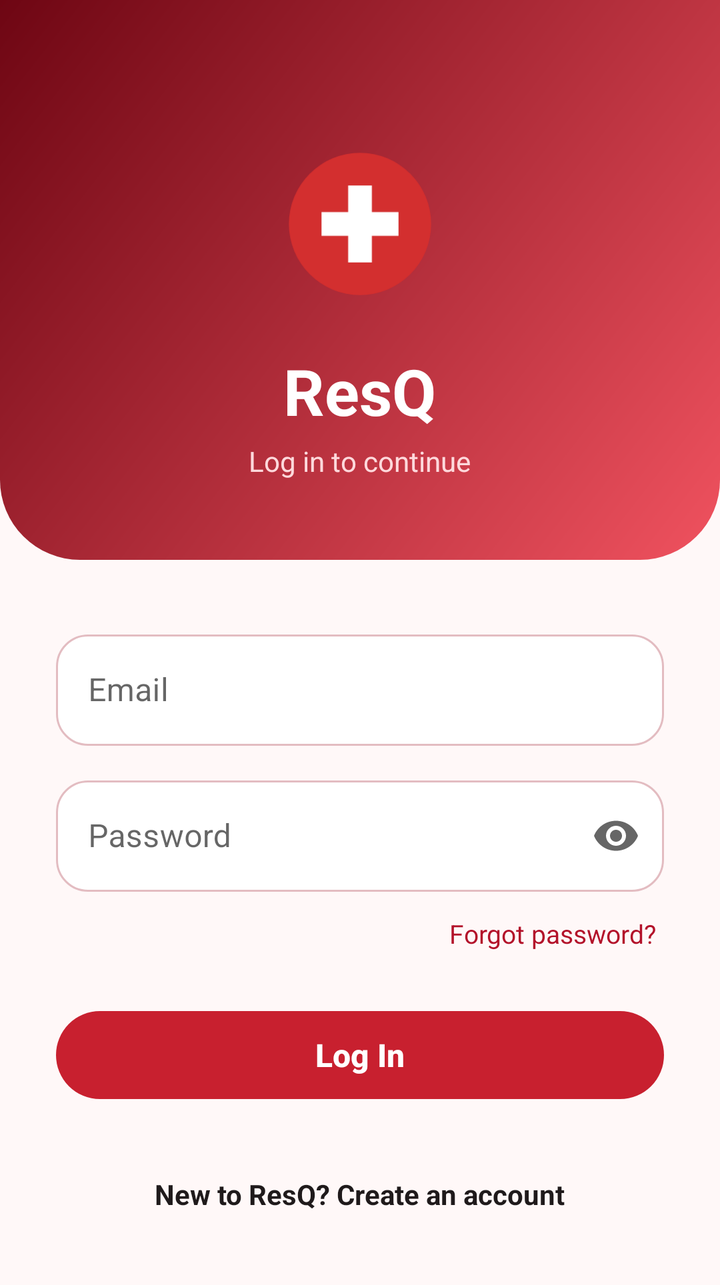
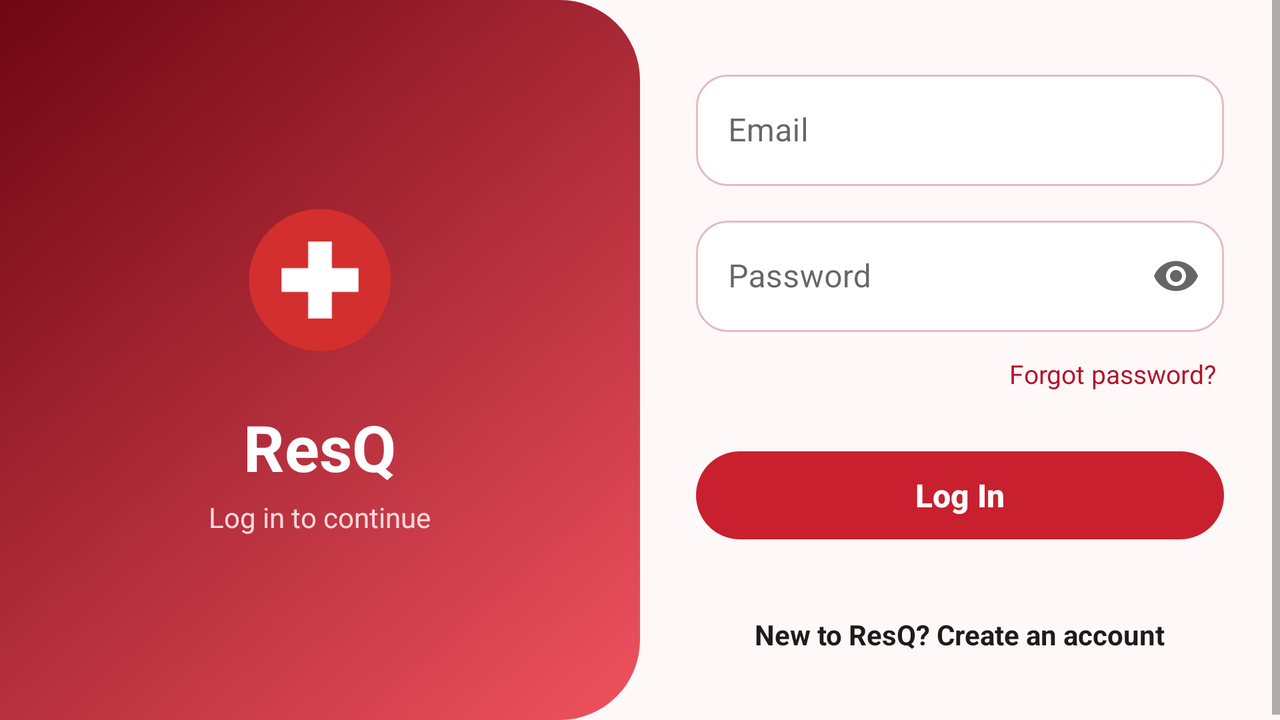

One screen, two layout resources from the same app: the default and the repository's alternative for another configuration. Each is rendered where Android would select it; the XML of both is given below.
<!-- AndroidManifest.xml: application theme Theme.ResQ -->
<!-- res/layout/activity_login.xml -->
<?xml version="1.0" encoding="utf-8"?>
<ScrollView xmlns:android="http://schemas.android.com/apk/res/android"
    xmlns:app="http://schemas.android.com/apk/res-auto"
    android:layout_width="match_parent"
    android:layout_height="match_parent"
    android:background="@color/background_light"
    android:fillViewport="true">

    <LinearLayout
        android:layout_width="match_parent"
        android:layout_height="wrap_content"
        android:orientation="vertical">

        <LinearLayout
            android:layout_width="match_parent"
            android:layout_height="wrap_content"
            android:background="@drawable/bg_hero"
            android:gravity="center_horizontal"
            android:orientation="vertical"
            android:paddingTop="64dp"
            android:paddingBottom="40dp">

            <FrameLayout
                android:layout_width="96dp"
                android:layout_height="96dp"
                android:background="@drawable/bg_white_circle"
                android:padding="8dp">

                <ImageView
                    android:layout_width="match_parent"
                    android:layout_height="match_parent"
                    android:contentDescription="ResQ logo"
                    android:src="@drawable/ic_resq_logo" />
            </FrameLayout>

            <TextView
                android:layout_width="wrap_content"
                android:layout_height="wrap_content"
                android:layout_marginTop="14dp"
                android:text="ResQ"
                android:textColor="@color/white"
                android:textSize="32sp"
                android:textStyle="bold" />

            <TextView
                android:layout_width="wrap_content"
                android:layout_height="wrap_content"
                android:layout_marginTop="4dp"
                android:text="Log in to continue"
                android:textColor="#FFD9DC"
                android:textSize="14sp" />
        </LinearLayout>

        <LinearLayout
            android:layout_width="match_parent"
            android:layout_height="wrap_content"
            android:gravity="center_horizontal"
            android:orientation="vertical"
            android:paddingTop="28dp"
            android:paddingBottom="28dp"
            android:paddingStart="@dimen/auth_h_padding"
            android:paddingEnd="@dimen/auth_h_padding">

        <com.google.android.material.textfield.TextInputLayout
            android:id="@+id/tilEmail"
            style="@style/Widget.ResQ.TextInput"
            android:layout_width="match_parent"
            android:layout_height="wrap_content"
            android:layout_marginTop="4dp"
            android:hint="Email">

            <com.google.android.material.textfield.TextInputEditText
                android:id="@+id/etEmail"
                android:layout_width="match_parent"
                android:layout_height="wrap_content"
                android:inputType="textEmailAddress" />
        </com.google.android.material.textfield.TextInputLayout>

        <com.google.android.material.textfield.TextInputLayout
            android:id="@+id/tilPassword"
            style="@style/Widget.ResQ.TextInput"
            android:layout_width="match_parent"
            android:layout_height="wrap_content"
            android:layout_marginTop="12dp"
            android:hint="Password"
            app:endIconMode="password_toggle">

            <com.google.android.material.textfield.TextInputEditText
                android:id="@+id/etPassword"
                android:layout_width="match_parent"
                android:layout_height="wrap_content"
                android:inputType="textPassword" />
        </com.google.android.material.textfield.TextInputLayout>

        <TextView
            android:id="@+id/tvForgot"
            android:layout_width="wrap_content"
            android:layout_height="wrap_content"
            android:layout_gravity="end"
            android:layout_marginTop="8dp"
            android:padding="4dp"
            android:text="Forgot password?"
            android:textColor="@color/accent_text"
            android:textSize="13sp" />

        <Button
            android:id="@+id/btnLogin"
            android:layout_width="match_parent"
            android:layout_height="56dp"
            android:layout_marginTop="20dp"
            android:text="Log In"
            android:textSize="16sp" />

        <ProgressBar
            android:id="@+id/progress"
            android:layout_width="wrap_content"
            android:layout_height="wrap_content"
            android:layout_marginTop="16dp"
            android:visibility="gone" />

        <TextView
            android:id="@+id/tvGoRegister"
            android:layout_width="wrap_content"
            android:layout_height="wrap_content"
            android:layout_marginTop="24dp"
            android:padding="8dp"
            android:text="New to ResQ? Create an account"
            android:textColor="@color/text_primary"
            android:textStyle="bold" />
        </LinearLayout>
    </LinearLayout>
</ScrollView>
<!-- resources referenced by this layout -->
<resources>
  <color name="accent_text">#B3122A</color>
  <color name="background_light">#FFF8F8</color>
  <color name="text_primary">#1F1A1B</color>
  <color name="white">#FFFFFF</color>
  <dimen name="auth_h_padding">28dp</dimen>
  <!-- drawable bg_hero (drawable) -->
  <?xml version="1.0" encoding="utf-8"?>
  <shape xmlns:android="http://schemas.android.com/apk/res/android" android:shape="rectangle">
      <gradient android:angle="315" android:startColor="@color/brand_dark" android:endColor="@color/brand_light" android:type="linear" />
      <corners android:bottomLeftRadius="40dp" android:bottomRightRadius="40dp" />
  </shape>
  <!-- drawable ic_resq_logo (drawable) -->
  <?xml version="1.0" encoding="utf-8"?>
  <vector xmlns:android="http://schemas.android.com/apk/res/android"
      android:width="108dp"
      android:height="108dp"
      android:viewportWidth="108"
      android:viewportHeight="108">
      <path
          android:fillColor="#D32F2F"
          android:pathData="M54,54m-48,0a48,48 0,1 1,96 0a48,48 0,1 1,-96 0" />
      <path
          android:fillColor="#FFFFFF"
          android:pathData="M46,28h16v18h18v16h-18v18h-16v-18h-18v-16h18z" />
  </vector>
  <style name="Widget.ResQ.TextInput" parent="Widget.MaterialComponents.TextInputLayout.OutlinedBox">
          <item name="boxCornerRadiusTopStart">16dp</item>
          <item name="boxCornerRadiusTopEnd">16dp</item>
          <item name="boxCornerRadiusBottomStart">16dp</item>
          <item name="boxCornerRadiusBottomEnd">16dp</item>
          <item name="boxStrokeColor">@color/input_stroke</item>
          <item name="boxBackgroundColor">@color/surface</item>
          <item name="hintTextColor">@color/brand_accent</item>
      </style>
  <style name="Theme.ResQ" parent="Theme.MaterialComponents.DayNight.NoActionBar">
          <item name="colorPrimary">@color/brand_primary</item>
          <item name="colorPrimaryVariant">@color/brand_dark</item>
          <item name="colorOnPrimary">@color/white</item>
          <item name="colorSecondary">@color/brand_light</item>
          <item name="colorOnSecondary">@color/white</item>
          
          <item name="colorSurface">@color/surface</item>
  
          <item name="android:windowBackground">@color/background_light</item>
          <item name="android:statusBarColor" tools:targetApi="l">@color/background_light</item>
          <item name="android:windowLightStatusBar" tools:targetApi="m">@bool/light_status_bar</item>
  
          <item name="materialButtonStyle">@style/Widget.ResQ.Button</item>
          <item name="textInputStyle">@style/Widget.ResQ.TextInput</item>
          <item name="materialCardViewStyle">@style/Widget.ResQ.Card</item>
      </style>
  <color name="brand_dark">#6E0613</color>
  <color name="brand_light">#F0525F</color>
  <color name="surface">#FFFFFF</color>
  <color name="brand_accent">#C8202F</color>
  <color name="brand_primary">#C8202F</color>
  <style name="Widget.ResQ.Button" parent="Widget.MaterialComponents.Button.UnelevatedButton">
          <item name="cornerRadius">28dp</item>
          <item name="android:textAllCaps">false</item>
          <item name="android:textStyle">bold</item>
          <item name="android:letterSpacing">0</item>
          <item name="backgroundTint">@color/brand_primary</item>
      </style>
  <style name="Widget.ResQ.Card" parent="Widget.MaterialComponents.CardView">
          <item name="cardBackgroundColor">@color/surface</item>
          <item name="cardCornerRadius">24dp</item>
          <item name="cardElevation">2dp</item>
          <item name="strokeColor">@color/pink_stroke</item>
          <item name="strokeWidth">1dp</item>
      </style>
  <color name="pink_stroke">#F4D3D7</color>
</resources>
<!-- res/layout-land/activity_login.xml (the repository's variant of the layout above) -->
<!-- drawn on the phone turned sideways -->
<?xml version="1.0" encoding="utf-8"?>
<LinearLayout xmlns:android="http://schemas.android.com/apk/res/android"
    xmlns:app="http://schemas.android.com/apk/res-auto"
    android:layout_width="match_parent"
    android:layout_height="match_parent"
    android:background="@color/background_light"
    android:baselineAligned="false"
    android:orientation="horizontal">

        <LinearLayout
            android:layout_width="0dp"
            android:layout_height="match_parent"
            android:layout_weight="1"
            android:background="@drawable/bg_hero_land"
            android:gravity="center"
            android:orientation="vertical"
            android:paddingTop="24dp"
            android:paddingBottom="24dp">

            <FrameLayout
                android:layout_width="96dp"
                android:layout_height="96dp"
                android:background="@drawable/bg_white_circle"
                android:padding="8dp">

                <ImageView
                    android:layout_width="match_parent"
                    android:layout_height="match_parent"
                    android:contentDescription="ResQ logo"
                    android:src="@drawable/ic_resq_logo" />
            </FrameLayout>

            <TextView
                android:layout_width="wrap_content"
                android:layout_height="wrap_content"
                android:layout_marginTop="14dp"
                android:text="ResQ"
                android:textColor="@color/white"
                android:textSize="32sp"
                android:textStyle="bold" />

            <TextView
                android:layout_width="wrap_content"
                android:layout_height="wrap_content"
                android:layout_marginTop="4dp"
                android:text="Log in to continue"
                android:textColor="#FFD9DC"
                android:textSize="14sp" />
        </LinearLayout>

        <ScrollView
            android:layout_width="0dp"
            android:layout_height="match_parent"
            android:layout_weight="1"
            android:fillViewport="true">

        <LinearLayout
            android:layout_width="match_parent"
            android:layout_height="match_parent"
            android:gravity="center"
            android:orientation="vertical"
            android:paddingTop="28dp"
            android:paddingBottom="28dp"
            android:paddingStart="28dp"
            android:paddingEnd="28dp">

        <com.google.android.material.textfield.TextInputLayout
            android:id="@+id/tilEmail"
            style="@style/Widget.ResQ.TextInput"
            android:layout_width="match_parent"
            android:layout_height="wrap_content"
            android:layout_marginTop="4dp"
            android:hint="Email">

            <com.google.android.material.textfield.TextInputEditText
                android:id="@+id/etEmail"
                android:layout_width="match_parent"
                android:layout_height="wrap_content"
                android:inputType="textEmailAddress" />
        </com.google.android.material.textfield.TextInputLayout>

        <com.google.android.material.textfield.TextInputLayout
            android:id="@+id/tilPassword"
            style="@style/Widget.ResQ.TextInput"
            android:layout_width="match_parent"
            android:layout_height="wrap_content"
            android:layout_marginTop="12dp"
            android:hint="Password"
            app:endIconMode="password_toggle">

            <com.google.android.material.textfield.TextInputEditText
                android:id="@+id/etPassword"
                android:layout_width="match_parent"
                android:layout_height="wrap_content"
                android:inputType="textPassword" />
        </com.google.android.material.textfield.TextInputLayout>

        <TextView
            android:id="@+id/tvForgot"
            android:layout_width="wrap_content"
            android:layout_height="wrap_content"
            android:layout_gravity="end"
            android:layout_marginTop="8dp"
            android:padding="4dp"
            android:text="Forgot password?"
            android:textColor="@color/accent_text"
            android:textSize="13sp" />

        <Button
            android:id="@+id/btnLogin"
            android:layout_width="match_parent"
            android:layout_height="56dp"
            android:layout_marginTop="20dp"
            android:text="Log In"
            android:textSize="16sp" />

        <ProgressBar
            android:id="@+id/progress"
            android:layout_width="wrap_content"
            android:layout_height="wrap_content"
            android:layout_marginTop="16dp"
            android:visibility="gone" />

        <TextView
            android:id="@+id/tvGoRegister"
            android:layout_width="wrap_content"
            android:layout_height="wrap_content"
            android:layout_marginTop="24dp"
            android:padding="8dp"
            android:text="New to ResQ? Create an account"
            android:textColor="@color/text_primary"
            android:textStyle="bold" />
        </LinearLayout>
        </ScrollView>
</LinearLayout>
<!-- resources referenced by the variant -->
<!-- as the phone turned sideways resolves them -->
<resources>
  <color name="accent_text">#B3122A</color>
  <color name="background_light">#FFF8F8</color>
  <color name="text_primary">#1F1A1B</color>
  <color name="white">#FFFFFF</color>
  <!-- drawable bg_hero_land (drawable) -->
  <?xml version="1.0" encoding="utf-8"?>
  <shape xmlns:android="http://schemas.android.com/apk/res/android" android:shape="rectangle">
      <gradient android:angle="315" android:startColor="@color/brand_dark" android:endColor="@color/brand_light" android:type="linear" />
      <corners android:topRightRadius="40dp" android:bottomRightRadius="40dp" />
  </shape>
  <!-- drawable ic_resq_logo (drawable) -->
  <?xml version="1.0" encoding="utf-8"?>
  <vector xmlns:android="http://schemas.android.com/apk/res/android"
      android:width="108dp"
      android:height="108dp"
      android:viewportWidth="108"
      android:viewportHeight="108">
      <path
          android:fillColor="#D32F2F"
          android:pathData="M54,54m-48,0a48,48 0,1 1,96 0a48,48 0,1 1,-96 0" />
      <path
          android:fillColor="#FFFFFF"
          android:pathData="M46,28h16v18h18v16h-18v18h-16v-18h-18v-16h18z" />
  </vector>
  <style name="Widget.ResQ.TextInput" parent="Widget.MaterialComponents.TextInputLayout.OutlinedBox">
          <item name="boxCornerRadiusTopStart">16dp</item>
          <item name="boxCornerRadiusTopEnd">16dp</item>
          <item name="boxCornerRadiusBottomStart">16dp</item>
          <item name="boxCornerRadiusBottomEnd">16dp</item>
          <item name="boxStrokeColor">@color/input_stroke</item>
          <item name="boxBackgroundColor">@color/surface</item>
          <item name="hintTextColor">@color/brand_accent</item>
      </style>
  <style name="Theme.ResQ" parent="Theme.MaterialComponents.DayNight.NoActionBar">
          <item name="colorPrimary">@color/brand_primary</item>
          <item name="colorPrimaryVariant">@color/brand_dark</item>
          <item name="colorOnPrimary">@color/white</item>
          <item name="colorSecondary">@color/brand_light</item>
          <item name="colorOnSecondary">@color/white</item>
          
          <item name="colorSurface">@color/surface</item>
  
          <item name="android:windowBackground">@color/background_light</item>
          <item name="android:statusBarColor" tools:targetApi="l">@color/background_light</item>
          <item name="android:windowLightStatusBar" tools:targetApi="m">@bool/light_status_bar</item>
  
          <item name="materialButtonStyle">@style/Widget.ResQ.Button</item>
          <item name="textInputStyle">@style/Widget.ResQ.TextInput</item>
          <item name="materialCardViewStyle">@style/Widget.ResQ.Card</item>
      </style>
  <color name="brand_dark">#6E0613</color>
  <color name="brand_light">#F0525F</color>
  <color name="surface">#FFFFFF</color>
  <color name="brand_accent">#C8202F</color>
  <color name="brand_primary">#C8202F</color>
  <style name="Widget.ResQ.Button" parent="Widget.MaterialComponents.Button.UnelevatedButton">
          <item name="cornerRadius">28dp</item>
          <item name="android:textAllCaps">false</item>
          <item name="android:textStyle">bold</item>
          <item name="android:letterSpacing">0</item>
          <item name="backgroundTint">@color/brand_primary</item>
      </style>
  <style name="Widget.ResQ.Card" parent="Widget.MaterialComponents.CardView">
          <item name="cardBackgroundColor">@color/surface</item>
          <item name="cardCornerRadius">24dp</item>
          <item name="cardElevation">2dp</item>
          <item name="strokeColor">@color/pink_stroke</item>
          <item name="strokeWidth">1dp</item>
      </style>
  <color name="pink_stroke">#F4D3D7</color>
</resources>
